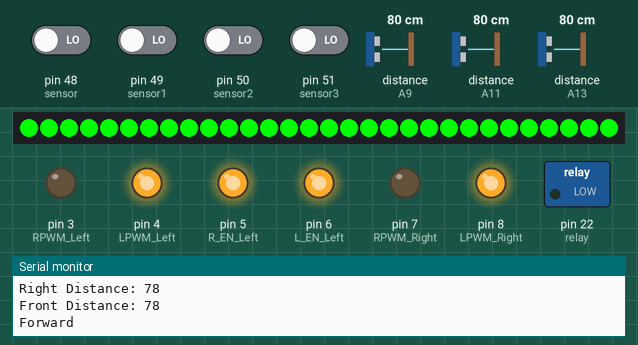
Recording of a sketch running on a simulated Arduino Mega 2560, built with avr-gcc and run on an emulated ATmega2560. Shown: 30 RGB LEDs in strip order, left to right, switched loads named in the sketch (green lamp = pin HIGH), output pins drawn as LEDs (lit = HIGH), the last lines printed to the serial monitor. Wiring (inferred from the names in the program): 3 × ultrasonic range finder: trigger A8, echo A9 / trigger A10, echo A11 / trigger A12, echo A13. Dashed ring = blinking. The inputs (shaded band) are chosen by the test bench; at power-on: pin 48 (sensor), pin 49 (sensor1), pin 50 (sensor2), pin 51 (sensor3) LOW, distance to the obstacle (sensors on A11, A13, A9) 80 cm. The echo pulse lasts 58.3 µs per cm; pins used as bus, display or sensor lines are not drawn.

Above: at 2.2 s.
2.3 s: distance to the obstacle (sensor on A11) set to 56 cm
4.2 s: distance to the obstacle (sensor on A11) set to 46 cm
At 6.2 s:
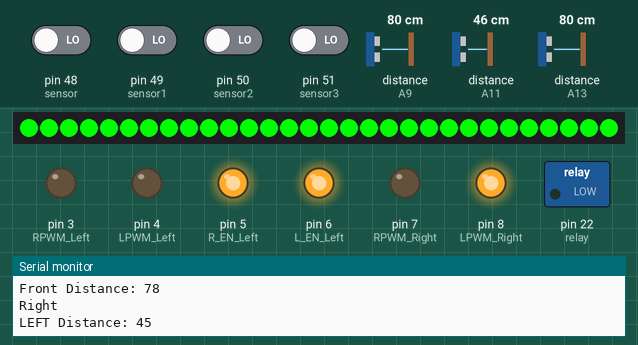
7.1 s: distance to the obstacle (sensor on A13) set to 29 cm
9.0 s: distance to the obstacle (sensor on A13) set to 23 cm
At 11.4 s:
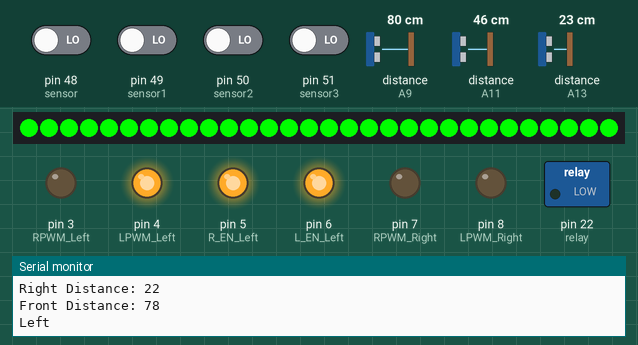
11.7 s: distance to the obstacle (sensor on A9) set to 56 cm
13.6 s: distance to the obstacle (sensor on A9) set to 47 cm
At 15.5 s:
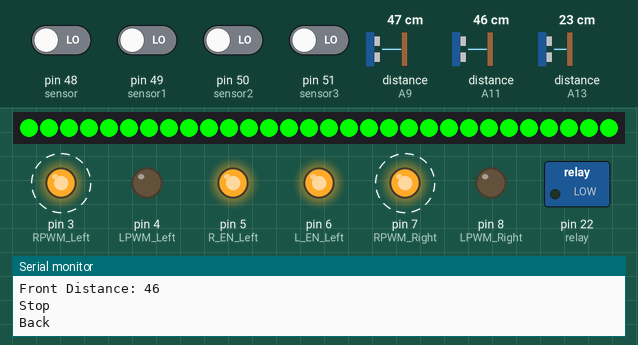
Timing chart, 0 to 19.5 s (numbered marks = the images above; inputs shaded):
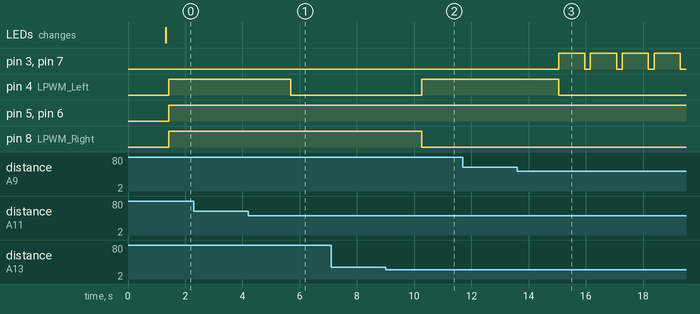

Measured:
- the behaviour switches between 52 and 51 cm on distance to the obstacle (sensor on A11) (found by bisection; images 0 and 1)
- the behaviour switches between 27 and 26 cm on distance to the obstacle (sensor on A13) (found by bisection; images 1 and 2)
- the behaviour switches between 52 and 51 cm on distance to the obstacle (sensor on A9) (found by bisection; images 2 and 3)
- after the input at 4.2 s, pin 4 (LPWM_Left): HIGH → LOW after 1.5 s
- after the input at 9.0 s, pin 4 (LPWM_Left): LOW → HIGH after 1.3 s; pin 8 (LPWM_Right): HIGH → LOW after 1.3 s
- after the input at 13.6 s, pin 3 (RPWM_Left), pin 7 (RPWM_Right): alternates HIGH for 0.91 s and LOW for 0.20 s, starting after 1.4 s; pin 4 (LPWM_Left): HIGH → LOW after 1.4 s

The sketch:

Overall.ino
```cpp
#include <FastLED.h>

#define NUM_LEDS 30
#define LED_PIN 52

CRGB leds[NUM_LEDS];

int relay = 22;
int buzzer = 53;     // the pin that the LED is atteched to
int sensor = 48;  // the pin that the sensor is atteched to
int sensor1 = 49;
int sensor2 = 50;
int sensor3 = 51;
int state = LOW;             // by default, no motion detected
int LEFT,FRONT,RIGHT,BACK = 0;                 // variable to store the sensor status (value)

int Trig1 = A8; //FRONT
int Echo1 = A9;
int Trig2 = A10; //LEFT
int Echo2 = A11;
int Trig3 = A12; //RIGHT
int Echo3 = A13;

int RPWM_Left=3;
int LPWM_Left=4;
int RPWM_Right=7;
int LPWM_Right=8;
// timer 0
int R_EN_Left=5;
int L_EN_Left=6;
int R_EN_Right=9;
int L_EN_Right=10;

int Left_Distance,Front_Distance, Right_Distance = 0;
long duration1, Ldistance,duration2, Fdistance,duration3, Rdistance;

void setup() {
  // put your setup code here, to run once:
  FastLED.addLeds<WS2812, LED_PIN, GRB>(leds, NUM_LEDS);

  pinMode(relay, OUTPUT);

  pinMode(sensor, INPUT);    // initialize sensor as an input

  pinMode(Echo1, INPUT);
  pinMode(Trig1, OUTPUT);
  pinMode(Echo2, INPUT);
  pinMode(Trig2, OUTPUT);
  pinMode(Echo3, INPUT);
  pinMode(Trig3, OUTPUT);

  for(int i=5;i<9;i++){
   pinMode(i,OUTPUT);
  }

   delay(1000);
    Serial.begin(9600);
  }
void Red() {

   for (int i = 0; i <= 29; i++) {
    leds[i] = CRGB ( 255, 0 , 0);
    FastLED.show();
   }
}

void Green() {

   for (int i = 0; i <= 29; i++) {
    leds[i] = CRGB ( 0, 255 , 0);
    FastLED.show();

   }
}

void Forward(){
    Serial.println("Forward");
  analogWrite(LPWM_Left,0);
  analogWrite(LPWM_Right,0);
  analogWrite(RPWM_Left,0);
  analogWrite(RPWM_Right,0);

  digitalWrite(R_EN_Left,HIGH);
  digitalWrite(L_EN_Left,HIGH);
  digitalWrite(R_EN_Right,HIGH);
  digitalWrite(L_EN_Right,HIGH);

  analogWrite(LPWM_Left,255);
 analogWrite(LPWM_Right,255);

  }
  void Left(){
    Serial.println("Left");
  digitalWrite(R_EN_Left,HIGH);
  digitalWrite(L_EN_Left,HIGH);
  digitalWrite(R_EN_Right,HIGH);
  digitalWrite(L_EN_Right,HIGH);

  analogWrite(LPWM_Left,255);
 analogWrite(LPWM_Right,0);


  }
  void Right(){
    Serial.println("Right");
  digitalWrite(R_EN_Left,HIGH);
  digitalWrite(L_EN_Left,HIGH);
  digitalWrite(R_EN_Right,HIGH);
  digitalWrite(L_EN_Right,HIGH);

  analogWrite(LPWM_Left,0);
 analogWrite(LPWM_Right,255);

  }
  void Back(){
    Serial.println("Back");
  analogWrite(LPWM_Left,0);
  analogWrite(LPWM_Right,0);
  analogWrite(RPWM_Left,0);
  analogWrite(RPWM_Right,0);

  digitalWrite(R_EN_Left,HIGH);
  digitalWrite(L_EN_Left,HIGH);
  digitalWrite(R_EN_Right,HIGH);
  digitalWrite(L_EN_Right,HIGH);

  analogWrite(RPWM_Left,255);
 analogWrite(RPWM_Right,255);
  }
  void Stop(){
    Serial.println("Stop");
  digitalWrite(R_EN_Left,HIGH);
  digitalWrite(L_EN_Left,HIGH);
  digitalWrite(R_EN_Right,HIGH);
  digitalWrite(L_EN_Right,HIGH);

    analogWrite(RPWM_Left,0);
 analogWrite(RPWM_Right,0);
  }

int left_test(){

  digitalWrite(Trig2, LOW);  // Added this line
  delayMicroseconds(2); // Added this line
  digitalWrite(Trig2, HIGH);
  delayMicroseconds(10); // Added this line
  digitalWrite(Trig2, LOW);
  duration1 = pulseIn(Echo2, HIGH);
  Ldistance= duration1 * 0.034/2;
  Serial.print("LEFT Distance: ");
  Serial.println(Ldistance);


  }
long front_test(){

  digitalWrite(Trig1, LOW);  // Added this line
  delayMicroseconds(2); // Added this line
  digitalWrite(Trig1, HIGH);
  delayMicroseconds(10); // Added this line
  digitalWrite(Trig1, LOW);
  duration2 = pulseIn(Echo1, HIGH);
  Fdistance= duration2 * 0.034/2;
  Serial.print("Front Distance: ");
  Serial.println(Fdistance);

  }


 int right_test(){

  digitalWrite(Trig3, LOW);  // Added this line
  delayMicroseconds(2); // Added this line
  digitalWrite(Trig3, HIGH);
  delayMicroseconds(10); // Added this line
  digitalWrite(Trig3, LOW);
  duration3 = pulseIn(Echo3, HIGH);
  Rdistance= duration3 * 0.034/2;
  Serial.print("Right Distance: ");
  Serial.println(Rdistance);

  }

void motion(){
  LEFT = digitalRead(sensor);   // read sensor value
  FRONT = digitalRead(sensor1);
  RIGHT = digitalRead(sensor2);
  BACK = digitalRead(sensor3);
   if (LEFT == HIGH || FRONT == HIGH || RIGHT == HIGH || BACK == HIGH) {           // check if the sensor is HIGH
    digitalWrite(buzzer, HIGH);   // turn buzzer ON
    delay(100);                // delay 100 milliseconds
    digitalWrite(relay, LOW);
    delay(5000);
    Red();
    delay(100);
    FastLED.show();

    if (state == LOW) {
      digitalWrite(relay, HIGH);
      Serial.println("Motion detected!");
      state = HIGH;       // update variable state to HIGH
    }
  }
  else {
      digitalWrite(buzzer, LOW); // turn buzzer OFF
      delay(200);             // delay 200 milliseconds
      Green();
      delay(100);
      FastLED.show();
      if (state == HIGH){
        Serial.println("Motion stopped!");
        state = LOW;       // update variable state to LOW
    }
  }
  }

void loop() {
  Left_Distance = left_test();
  delay(10);
  Right_Distance = right_test();
  delay(10);
  Front_Distance = front_test();
  delay(10);

  motion();

if(Fdistance <= 50){
    if(Rdistance > Ldistance){
      if((Rdistance <= 25) && (Ldistance <= 50)){
        Stop();
        delay(200);
        Back();
        delay(500);
      }
      else{
        Right();
        delay(500);
      }
      }
      else if(Rdistance < Ldistance){
        if((Rdistance <= 25) && (Ldistance <= 50)){
        Stop();
        delay(200);
        Back();
        delay(500);
      }
      else{
        Left();
        delay(500);
      }
    }
    }

    else if(Rdistance <= 25){
      Left();
      delay(500);
    }

    else if(Ldistance <= 50){
      Right();
      delay(500);
    }

    else{
      Forward();
      delay(1000);
    }


}
```
